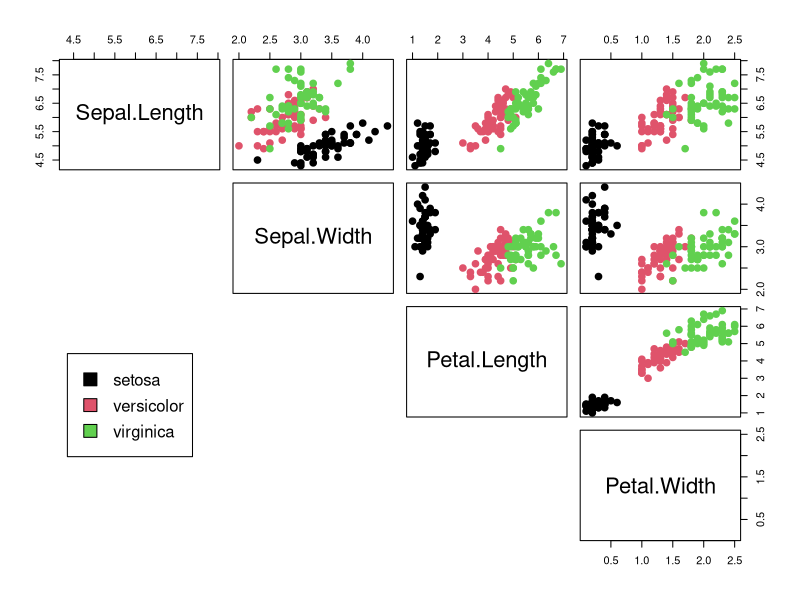

Here is the R script that generated this plot:
# load libraries, data
library(datasets)
data("iris")

# SPLOM plot 
# Base R plotting
pairs(iris[,1:4], col=iris[,5], lower.panel = NULL, cex = 2, pch = 20)
par(xpd = TRUE)
legend(x = 0.05, y = 0.4, cex = 1, legend = as.character(levels(iris[,5])), fill=unique(iris[,5]))
par(xpd = NA)